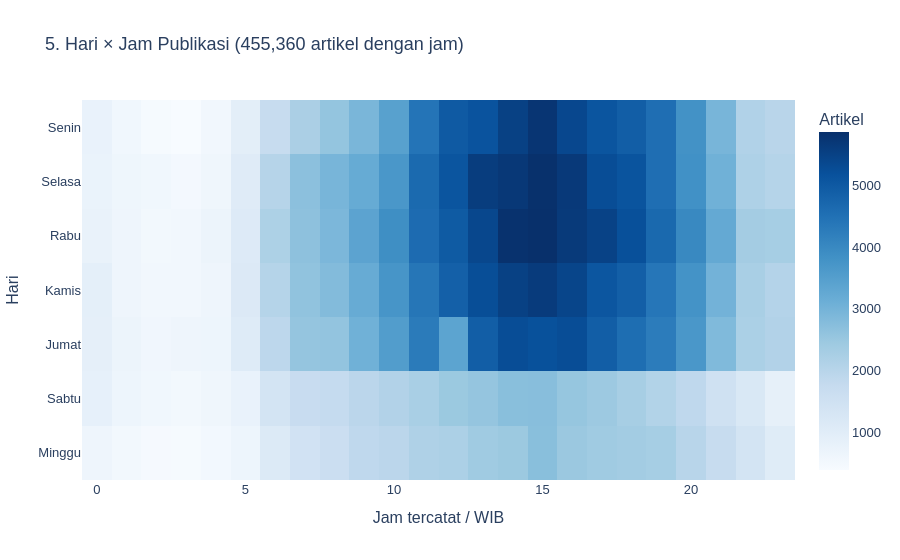

Notebook code for this chart:
### Markdown cell above
## 5. Heatmap Hari × Jam Publikasi

Hanya timestamp yang benar-benar mempunyai jam yang digunakan. Tanggal tanpa
jam tidak dianggap pukul 00.00. Offset eksplisit dikonversi ke WIB; timestamp tanpa
offset memakai waktu yang tercatat, dengan asumsi WIB yang perlu dikonfirmasi.

### Code cell
hourly = connection.execute("""
    SELECT weekday, hour AS jam, COUNT(*) AS artikel
    FROM news WHERE has_time AND hour IS NOT NULL
    GROUP BY weekday, hour ORDER BY weekday, hour
""").df()
known_time_rows = int(hourly['artikel'].sum())
heat = pd.DataFrame(0, index=DAY_NAMES, columns=list(range(24)))
for row in hourly.itertuples(index=False):
    heat.loc[DAY_NAMES[int(row.weekday) - 1], int(row.jam)] = int(row.artikel)
fig = px.imshow(heat, labels=dict(x='Jam tercatat / WIB', y='Hari', color='Artikel'),
                title=f'5. Hari × Jam Publikasi ({known_time_rows:,} artikel dengan jam)',
                aspect='auto', color_continuous_scale='Blues')
if known_time_rows == 0:
    fig.add_annotation(text='Dataset hanya memiliki tanggal; analisis jam tidak tersedia.',
                       xref='paper', yref='paper', x=0.5, y=0.5, showarrow=False)
show_and_save(fig, '05_weekday_hour_heatmap')

### Figure 1 — Plotly figure (JSON) as saved in the notebook; plotly's stock layout.template omitted (floating-point values rounded to 4 significant figures; data arrays with more than 128 entries replaced by an {"elided": "..."} marker saying what was removed)
{"data": [{"coloraxis": "coloraxis", "hovertemplate": "Jam tercatat / WIB: %{x}<br>Hari: %{y}<br>Artikel: %{z}<extra></extra>", "name": "0", "type": "heatmap", "x": [0, 1, 2, 3, 4, 5, 6, 7, 8, 9, 10, 11, 12, 13, 14, 15, 16, 17, 18, 19, 20, 21, 22, 23], "xaxis": "x", "y": ["Senin", "Selasa", "Rabu", "Kamis", "Jumat", "Sabtu", "Minggu"], "yaxis": "y", "z": {"elided": "7x24 int values"}}], "layout": {"coloraxis": {"autocolorscale": false, "colorbar": {"title": {"text": "Artikel"}}, "colorscale": [[0, "rgb(247,251,255)"], [0.125, "rgb(222,235,247)"], [0.25, "rgb(198,219,239)"], [0.375, "rgb(158,202,225)"], [0.5, "rgb(107,174,214)"], [0.625, "rgb(66,146,198)"], [0.75, "rgb(33,113,181)"], [0.875, "rgb(8,81,156)"], [1, "rgb(8,48,107)"]]}, "font": {"family": "Arial", "size": 13}, "hovermode": "closest", "title": {"text": "5. Hari × Jam Publikasi (455,360 artikel dengan jam)"}, "xaxis": {"anchor": "y", "domain": [0, 1], "title": {"text": "Jam tercatat / WIB"}}, "yaxis": {"anchor": "x", "autorange": "reversed", "domain": [0, 1], "title": {"text": "Hari"}}}}
